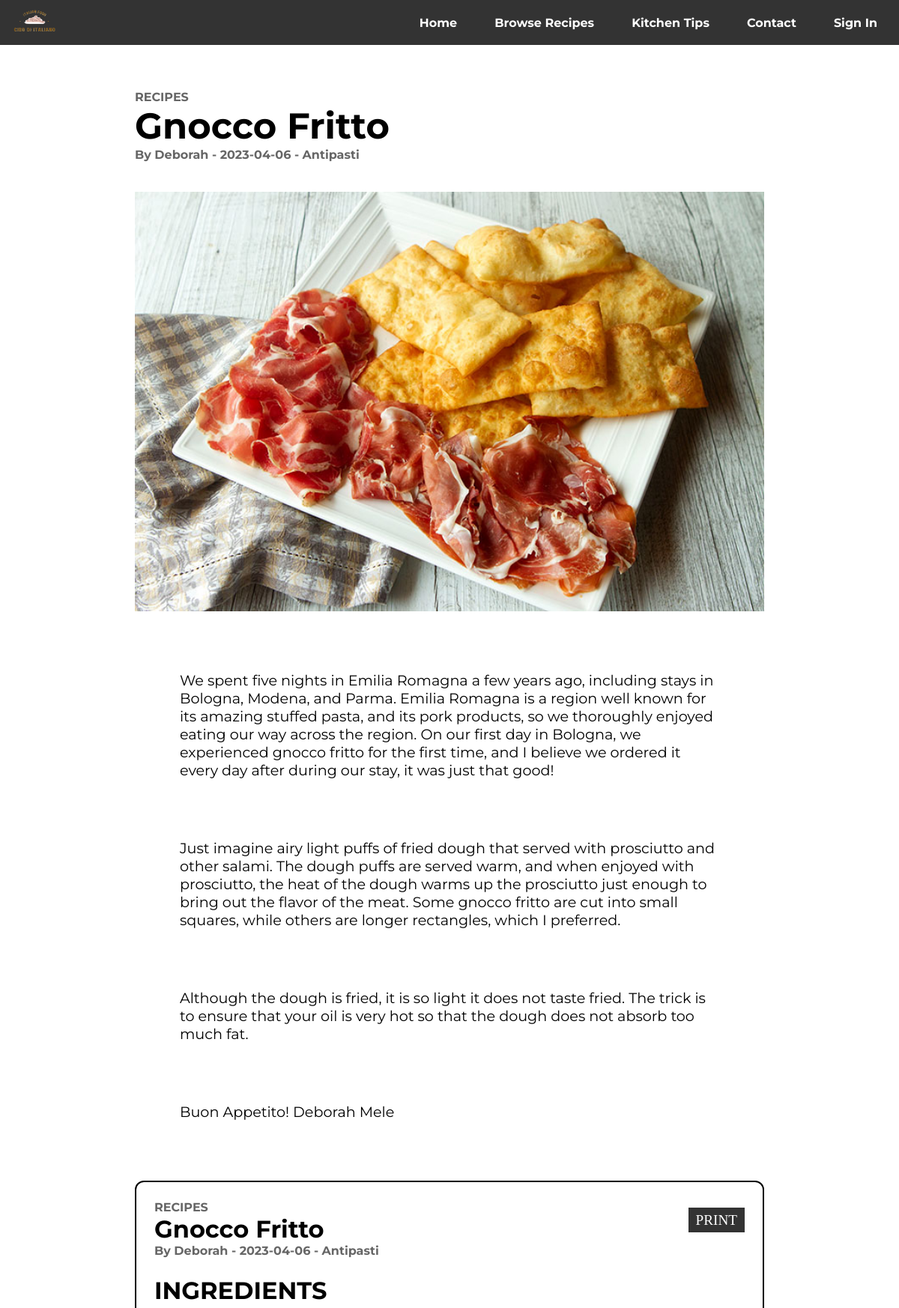
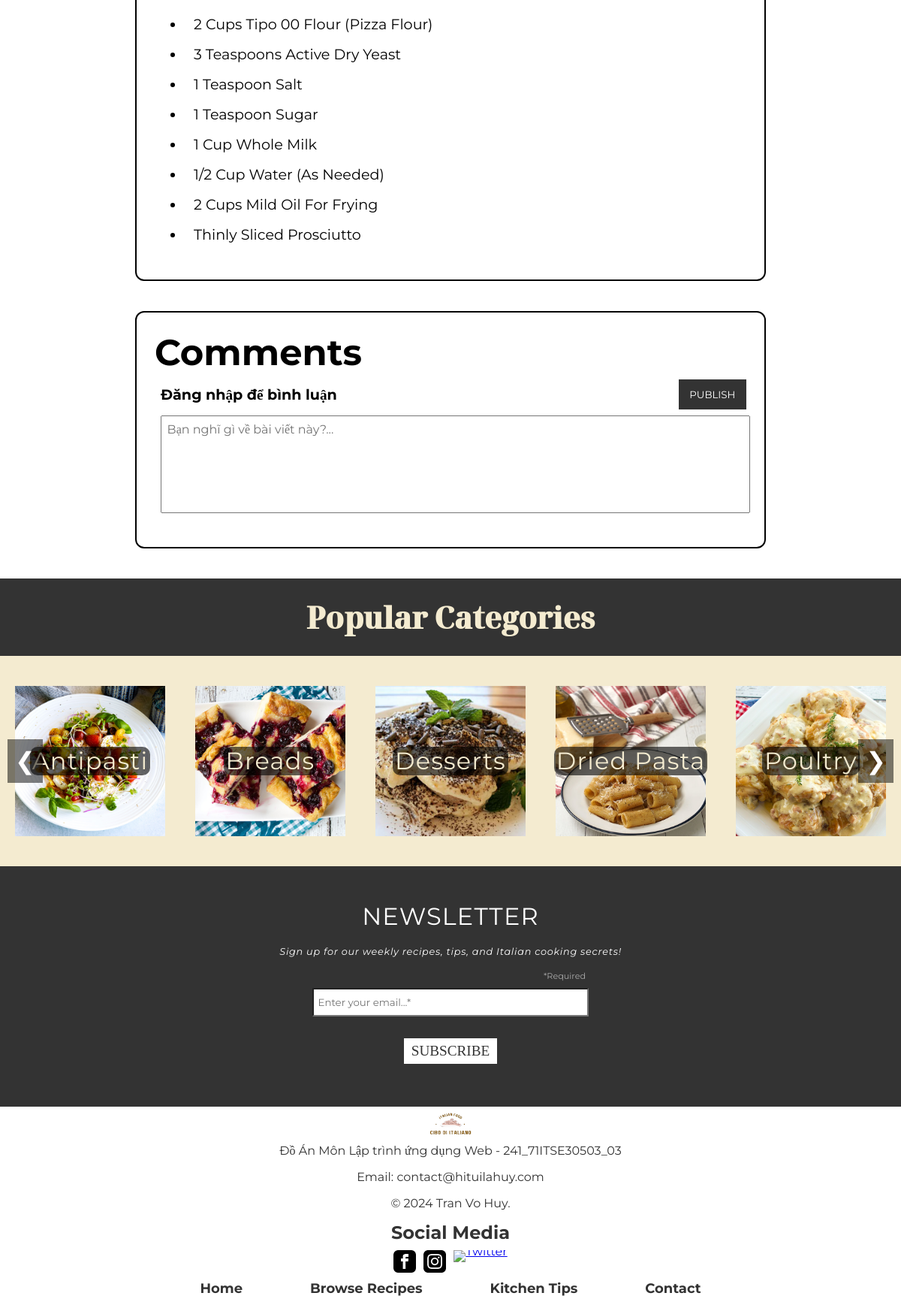
/DoAnWeb/post.php?ID=1, run on the app's committed database (2 pictures, top to bottom).
### tables this page shows
CREATE TABLE `foods` (
  `ID` int(11) NOT NULL,
  `NAME` varchar(255) NOT NULL,
  `AUTHOR` varchar(255) NOT NULL,
  `UPLOAD` date NOT NULL,
  `DESCRIPTION` text NOT NULL,
  `INGREDIENTS` text NOT NULL,
  `MAIN_IMAGE` text NOT NULL,
  `CATEGORY` varchar(255) NOT NULL
);

### DoAnWeb/post.php (the view, shortened to what this page needs)
<?php
include 'data.php';
$content = '';
if (isset($_GET['ID'])) {
    $id = intval($_GET['ID']);
    $sql = "SELECT * FROM foods WHERE ID = ?";
    $stmt = mysqli_prepare($conn, $sql);
    mysqli_stmt_bind_param($stmt, "i", $id);
    mysqli_stmt_execute($stmt);
    $result = mysqli_stmt_get_result($stmt);
    if ($result) {
        if ($row = mysqli_fetch_assoc($result)) {
            $content .= "<p class=\"mini-title\">RECIPES</p>";
            $content .= "<p class=\"title\">" . htmlspecialchars($row['NAME']) . "</p>";
            $content .= "<p class=\"subtitle\">By " . htmlspecialchars($row['AUTHOR']) . " - " . htmlspecialchars($row['UPLOAD']) . " - " . htmlspecialchars($row['CATEGORY']) . "</p>";
            $content .= "<img src=\"" . htmlspecialchars($row['MAIN_IMAGE']) . "\">";
            $content .= "<div style=\"height: 5vh;\"></div>";
            $descriptions = explode('|', $row['DESCRIPTION']);
            foreach ($descriptions as $description) {
                $content .= '<p class="content">' . htmlspecialchars(trim($description)) . '</p>';
            }
            $content .= "<div style=\"height: 5vh;\"></div>";
            $content .= "<div class=\"ingredients\">";
            $content .= "<div class=\"header\">";
            $content .= "<div class=\"left\">";
            $content .= "<p class=\"mini-title\">RECIPES</p>";
            $content .= "<p class=\"title\">" . htmlspecialchars($row['NAME']) . "</p>";
            $content .= "<p class=\"subtitle\">By " . htmlspecialchars($row['AUTHOR']) . " - " . htmlspecialchars($row['UPLOAD']) . " - " . htmlspecialchars($row['CATEGORY']) . "</p>";
            $content .= "</div>";
            $content .= "<div class=\"right\">";
            $content .= "<div class=\"overlay-button-black\"><a href=\"#\">PRINT</a></div>";
            $content .= "</div>";
            $content .= "</div>";
            $content .= "<p class=\"title\">INGREDIENTS</p>";
            $content .= "<ul>";
            $ingredients = explode('|', $row['INGREDIENTS']);
            foreach ($ingredients as $ingredient) {
                $content .= '<li class="content">' . htmlspecialchars(trim($ingredient)) . '</li>';
            }
            $content .= "</ul>";
            $content .= "</div>";
        } else {
            header('Location: not-found.php');
            exit();
        }
    } else {
        header('Location: not-found.php');
        exit();
    }
} else {
    header('Location: not-found.php');
    exit();
}
?>
<!DOCTYPE html>
<html lang="en">
<head>
    <link rel="stylesheet" href="styles/permanent.css">
    <link rel="stylesheet" href="styles/styles.css">
    <link rel="stylesheet" href="styles/post.css">
</head>
<body>
    <header>
        <div class="logo">
            <a href="index.php"><img src="images/logo-3.png"></a>
        </div>
        <nav class="nav-menu">
            <a href="index.php">Home</a>
            <a href="main-menu.php">Browse Recipes</a>
            <a href="tips.php">Kitchen Tips</a>
            <a href="contact.php">Contact</a>
            <?php if (isset($_SESSION['username'])): ?>
                <a href="sign-out.php">Sign Out</a>
            <?php else: ?>
                <a href="sign-in.php">Sign In</a>
            <?php endif; ?>
        </nav>
    </header>
    <div class="post">
        <?php echo $content;?>
        <div class="comments" id="comments">
                <p class="title">Comments</p>
                <form class="comment-form" method="POST">
                    <div class="comment-top">
                        <?php if (isset($_SESSION['name'])): ?>
                            <p class="comment-name"><?php echo htmlspecialchars($_SESSION['name']); ?></p>
                        <?php else: ?>
                            <p class="comment-name">Đăng nhập để bình luận</p>
                        <?php endif; ?>
                        <button class="comment-button" style="float: right;" type="submit" name="submit" formaction="#comments">PUBLISH</button>
                    </div>
                    <textarea class="comment-input" name="comment" placeholder="Bạn nghĩ gì về bài viết này?..."></textarea>
                </form>
            </div>
    </div>
    <div class="home-carroulser">
        <p id="overlay-text-title" style="text-align: center; background-color: #333333; padding: 3vh; margin: 0;">Popular Categories</p>
        <div class="carousel-container">
        <div class="carousel">
              <a class="slide" href="main-menu.php#antipasti">
                <img src="images/carousel/ca-1.jpg" alt="Antipasti" />
                <span class="overlay-text" id="overlay-text-carousel">Antipasti</span>
              </a>
              <a class="slide" href="main-menu.php#breads">
                <img src="images/carousel/ca-2.jpg" alt="Breads" />
                <span class="overlay-text" id="overlay-text-carousel">Breads</span>
              </a>
              <a class="slide" href="main-menu.php#desserts">
                <img src="images/carousel/ca-3.jpg" alt="Desserts" />
                <span class="overlay-text" id="overlay-text-carousel">Desserts</span>
              </a>
              <a class="slide" href="main-menu.php#dried-pasta">
                <img src="images/carousel/ca-4.jpg" alt="Dried Pasta" />
                <span class="overlay-text" id="overlay-text-carousel">Dried Pasta</span>
              </a>
              <a class="slide" href="main-menu.php#poultry">
                <img src="images/carousel/ca-5.jpg" alt="Poultry" />
                <span class="overlay-text" id="overlay-text-carousel">Poultry</span>
              </a>
            </div>
            <button class="prev">&#10094;</button>
            <button class="next">&#10095;</button>
        </div>
    </div>
    <div class="subscribe">
        <p style="font-size: 2rem;letter-spacing: 1.2px;margin-top: 7vh;font-weight:500px;">NEWSLETTER</p>
        <p style="font-size: 0.8rem;letter-spacing: 0.75px;margin-top: 2vh;font-style:italic;">Sign up for our weekly recipes, tips, and Italian cooking secrets!</p>
        <p style="font-size: 0.7rem;text-align:right;margin-right:35vw;margin-top: 3vh;color:darkgray">*Required</p>
        <form id="newsletterForm" action="subscribe.php" method="POST">
            <input type="email" id="email" name="email" placeholder=" Enter your email...*" required>
            <p id="message"></p>
            <button type="submit" class="subscribe-button">SUBSCRIBE</button>
        </form>
    </div>
    <footer>
        <div class="up-footer">
            <div class="logo">
                <a href="index.php"><img src="images/logo-3.png"></a>
            </div>
            <p>Đồ Án Môn Lập trình ứng dụng Web - 241_71ITSE30503_03</p>
            <p>Email: contact@hituilahuy.com</p>
            <p>&copy; 2024 Tran Vo Huy.</p>
            <h2>Social Media</h2>
            <div class="social-icons">
                <a href="https://www.facebook.com" target="_blank" class="social-icon">
                    <img src="images/icons/facebook.png" alt="Facebook">
                </a>
                <a href="https://www.instagram.com" target="_blank" class="social-icon">
                    <img src="images/icons/instagram.png" alt="Instagram">
                </a>
                <a href="https://www.twitter.com" target="_blank" class="social-icon">
                    <img src="images/icons/twitter.png" alt="Twitter">
                </a>
            </div>
        </div>
        <div class="down-footer">
            <a href="index.php">Home</a>
            <a href="main-menu.php">Browse Recipes</a>
            <a href="tips.php">Kitchen Tips</a>
            <a href="contact.php">Contact</a>
        </div>
    </footer>
</body>
</html>

### DoAnWeb/styles/permanent.css (style rules this page uses)
header { background-color: #333333; padding: 10px; display: flex; align-items: center; justify-content: space-between; position: fixed; width: 100%; top: 0; left: 0; z-index: 1000; transition: top 0.3s; }
.logo img { width: 6vw; height: auto; margin: 0 auto; }
.nav-menu { display: flex; gap: 20px; margin-left: auto; margin-right: 2vw; }
.nav-menu a { color: white; text-decoration: none; font-weight: bold; padding: 10px 15px; position: relative; }
.nav-menu a::after { content: ''; position: absolute; left: 50%; bottom: 0; height: 2px; width: 0; background-color: white; transition: width 0.4s ease, left 0.4s ease; }
footer { font-family: 'Montserrat', serif, ui-monospace; padding: 5px; background-color: white; color: #333333; margin-top: auto; }
.up-footer { display: flex; flex-direction: column; gap: 0px; text-align: center; margin: auto; line-height: 0.2; }
.social-icons { display: flex; gap: 10px; align-items: left; margin: auto; }
.social-icon img { width: 30px; height: auto; }
.down-footer { display: flex; flex-direction: row; gap: 5vw; font-weight: bolder; font-size: large; justify-content: center; }
.down-footer a { position: relative; text-decoration: none; color: #333333; padding: 10px 15px; }
.down-footer a::after { content: ''; position: absolute; left: 50%; bottom: 0; height: 2px; width: 0; background-color: #333333; transition: width 0.4s ease, left 0.4s ease; }

### DoAnWeb/styles/styles.css (style rules this page uses)
body { font-family: Montserrat; margin: 0; padding: 0; padding-bottom: 60px; height: 100vh; background-size: cover; background-position: center; background-repeat: no-repeat; display: flex; flex-direction: column; min-height: 100vh; overflow-x: hidden; }
.overlay-text { font-family: Montserrat; position: absolute; white-space: nowrap; letter-spacing: 1.2px; line-height: 1; }
#overlay-text-carousel { background-color: rgba(0, 0, 0, 0.6); border-radius: 10px; padding: 3px; }
#overlay-text-title { font-size: 2.5rem; font-family:'Noto Serif Display'; font-weight: 1000; color: #F4EBD0; margin: 0; }
.overlay-button-black a { font-family: fantasy; letter-spacing: normal; font-size: 1.2rem; color: white; text-decoration: none; padding: 6px 10px; background-color: #333333; transition: background-color 0.3s ease, color 0.3s ease; margin-top: 10px; cursor: pointer; }
.carousel-container { position: relative; width: 100%; overflow: hidden; background-color: #F4EBD0; }
.carousel { display: flex; transition: transform 0.5s ease; width: 100%; }
.slide { flex: 1 0 20%; height: 35vh; background-color: transparent; display: flex; justify-content: center; align-items: center; font-size: 2rem; color: #F4EBD0; cursor: pointer; text-decoration: none; }
.slide img { width: 200px; height: 200px; object-fit: cover; transition: transform 0.3s ease, box-shadow 0.3s ease; }
.prev, .next { position: absolute; top: 50%; transform: translateY(-50%); background-color: rgba(0, 0, 0, 0.5); color: white; border: none; font-size: 2rem; padding: 10px; cursor: pointer; }
.prev { left: 10px; }
.next { right: 10px; }
.subscribe { font-family: 'Montserrat', serif, ui-monospace; text-align: center; background-color: #333333; line-height: 0.7; min-height: 40vh; min-width: 100vw; }
.subscribe p { color: white; }
#email { font-family: 'Montserrat', serif, ui-monospace; background-color: white; height: 4vh; width: 30vw; }
#message { margin-top: 10px; font-weight: bold; font-size: 0.7rem; height: 1vh; }
.subscribe-button { font-family: fantasy, serif, ui-monospace; letter-spacing: normal; font-size: 1.2rem; color: #333333; text-decoration: none; padding: 6px 10px; background-color: white; transition: background-color 0.3s ease, color 0.3s ease; cursor: pointer; border: none; }

### data on the page
foods: NAME "Gnocco Fritto", AUTHOR "Deborah", UPLOAD "2023-04-06", CATEGORY "Antipasti", MAIN_IMAGE (picture), DESCRIPTION "We spent five nights in Emilia Romagna a few years ago, including stays in Bologna, Modena, and Parma. Emilia Romagna is a region well known for its amazing stuffed pasta, and its pork products, so we thoroughly enjoyed eating our way across the region. On our first day in Bologna, we experienced gnocco fritto for the first time, and I believe we ordered it every day after during our stay, it was just that good!", DESCRIPTION "Just imagine airy light puffs of fried dough that served with prosciutto and other salami. The dough puffs are served warm, and when enjoyed with prosciutto, the heat of the dough warms up the prosciutto just enough to bring out the flavor of the meat. Some gnocco fritto are cut into small squares, while others are longer rectangles, which I preferred.", DESCRIPTION "Although the dough is fried, it is so light it does not taste fried. The trick is to ensure that your oil is very hot so that the dough does not absorb too much fat.", DESCRIPTION "Buon Appetito! Deborah Mele", INGREDIENTS "2 Cups Tipo 00 Flour (Pizza Flour)", INGREDIENTS "3 Teaspoons Active Dry Yeast", INGREDIENTS "1 Teaspoon Salt", INGREDIENTS "1 Teaspoon Sugar", INGREDIENTS "1 Cup Whole Milk", INGREDIENTS "1/2 Cup Water (As Needed)", INGREDIENTS "2 Cups Mild Oil For Frying", INGREDIENTS "Thinly Sliced Prosciutto"
